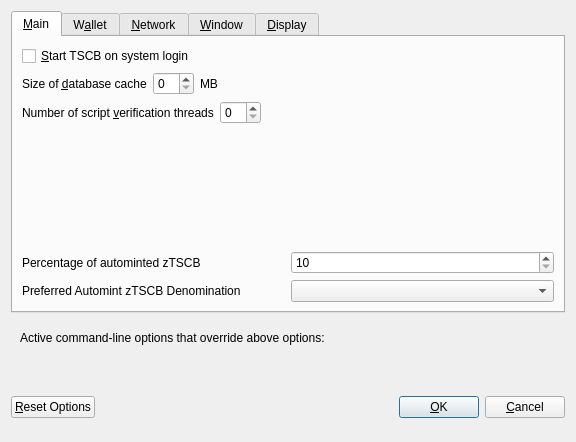
<?xml version="1.0" encoding="UTF-8"?>
<ui version="4.0">
 <class>OptionsDialog</class>
 <widget class="QDialog" name="OptionsDialog">
  <property name="geometry">
   <rect>
    <x>0</x>
    <y>0</y>
    <width>576</width>
    <height>442</height>
   </rect>
  </property>
  <property name="windowTitle">
   <string>Options</string>
  </property>
  <property name="modal">
   <bool>true</bool>
  </property>
  <layout class="QVBoxLayout" name="verticalLayout">
   <item>
    <widget class="QTabWidget" name="tabWidget">
     <property name="currentIndex">
      <number>0</number>
     </property>
     <widget class="QWidget" name="tabMain">
      <attribute name="title">
       <string>&amp;Main</string>
      </attribute>
      <layout class="QVBoxLayout" name="verticalLayout_Main">
       <item>
        <widget class="QCheckBox" name="bitcoinAtStartup">
         <property name="toolTip">
          <string>Automatically start TSCB after logging in to the system.</string>
         </property>
         <property name="text">
          <string>&amp;Start TSCB on system login</string>
         </property>
        </widget>
       </item>
       <item>
        <layout class="QHBoxLayout" name="horizontalLayout_2_Main">
         <item>
          <widget class="QLabel" name="databaseCacheLabel">
           <property name="text">
            <string>Size of &amp;database cache</string>
           </property>
           <property name="textFormat">
            <enum>Qt::PlainText</enum>
           </property>
           <property name="buddy">
            <cstring>databaseCache</cstring>
           </property>
          </widget>
         </item>
         <item>
          <widget class="QSpinBox" name="databaseCache"/>
         </item>
         <item>
          <widget class="QLabel" name="databaseCacheUnitLabel">
           <property name="text">
            <string>MB</string>
           </property>
           <property name="textFormat">
            <enum>Qt::PlainText</enum>
           </property>
          </widget>
         </item>
         <item>
          <spacer name="horizontalSpacer_2_Main">
           <property name="orientation">
            <enum>Qt::Horizontal</enum>
           </property>
           <property name="sizeHint" stdset="0">
            <size>
             <width>40</width>
             <height>20</height>
            </size>
           </property>
          </spacer>
         </item>
        </layout>
       </item>
       <item>
        <layout class="QHBoxLayout" name="horizontalLayout_3_Main">
         <item>
          <widget class="QLabel" name="threadsScriptVerifLabel">
           <property name="text">
            <string>Number of script &amp;verification threads</string>
           </property>
           <property name="textFormat">
            <enum>Qt::PlainText</enum>
           </property>
           <property name="buddy">
            <cstring>threadsScriptVerif</cstring>
           </property>
          </widget>
         </item>
         <item>
          <widget class="QSpinBox" name="threadsScriptVerif">
           <property name="toolTip">
            <string>(0 = auto, &lt;0 = leave that many cores free)</string>
           </property>
          </widget>
         </item>
         <item>
          <spacer name="horizontalSpacer_3_Main">
           <property name="orientation">
            <enum>Qt::Horizontal</enum>
           </property>
           <property name="sizeHint" stdset="0">
            <size>
             <width>40</width>
             <height>20</height>
            </size>
           </property>
          </spacer>
         </item>
        </layout>
       </item>
       <item>
        <spacer name="verticalSpacer_2">
         <property name="orientation">
          <enum>Qt::Vertical</enum>
         </property>
         <property name="sizeHint" stdset="0">
          <size>
           <width>20</width>
           <height>40</height>
          </size>
         </property>
        </spacer>
       </item>
       <item>
        <layout class="QHBoxLayout" name="horizontalLayout_3">
         <item>
          <widget class="QLabel" name="percentage_label">
           <property name="toolTip">
            <string>Percentage of incoming TSCB which get automatically converted to zTSCB via Zerocoin Protocol (min: 10%)</string>
           </property>
           <property name="text">
            <string>Percentage of autominted zTSCB</string>
           </property>
          </widget>
         </item>
         <item>
          <widget class="QSpinBox" name="zeromintPercentage">
           <property name="minimum">
            <number>10</number>
           </property>
           <property name="maximum">
            <number>100</number>
           </property>
          </widget>
         </item>
        </layout>
       </item>
       <item>
        <layout class="QHBoxLayout" name="horizontalLayout" stretch="0,0">
         <property name="sizeConstraint">
          <enum>QLayout::SetFixedSize</enum>
         </property>
         <item>
          <widget class="QLabel" name="labelPreferredDenom">
           <property name="maximumSize">
            <size>
             <width>16777215</width>
             <height>16777215</height>
            </size>
           </property>
           <property name="toolTip">
            <string>Wait with automatic conversion to Zerocoin until enough TSCB for this denomination is available</string>
           </property>
           <property name="text">
            <string>Preferred Automint zTSCB Denomination</string>
           </property>
          </widget>
         </item>
         <item>
          <widget class="QComboBox" name="preferredDenom">
           <property name="maximumSize">
            <size>
             <width>16777215</width>
             <height>27</height>
            </size>
           </property>
           <property name="toolTip">
            <string>Wait with automatic conversion to Zerocoin until enough TSCB for this denomination is available</string>
           </property>
           <property name="maxVisibleItems">
            <number>9</number>
           </property>
           <property name="maxCount">
            <number>9</number>
           </property>
          </widget>
         </item>
        </layout>
       </item>
      </layout>
     </widget>
     <widget class="QWidget" name="tabWallet">
      <attribute name="title">
       <string>W&amp;allet</string>
      </attribute>
      <layout class="QVBoxLayout" name="verticalLayout_Wallet">
       <item>
        <widget class="QGroupBox" name="groupBox">
         <property name="title">
          <string>Expert</string>
         </property>
         <layout class="QVBoxLayout" name="verticalLayout_2">
          <item>
           <widget class="QCheckBox" name="coinControlFeatures">
            <property name="toolTip">
             <string>Whether to show coin control features or not.</string>
            </property>
            <property name="text">
             <string>Enable coin &amp;control features</string>
            </property>
           </widget>
          </item>
          <item>
           <widget class="QCheckBox" name="showMasternodesTab">
            <property name="toolTip">
             <string>Show additional tab listing all your masternodes in first sub-tab&lt;br/&gt;and all masternodes on the network in second sub-tab.</string>
            </property>
            <property name="text">
             <string>Show Masternodes Tab</string>
            </property>
           </widget>
          </item>
          <item>
           <widget class="QCheckBox" name="spendZeroConfChange">
            <property name="toolTip">
             <string>If you disable the spending of unconfirmed change, the change from a transaction&lt;br/&gt;cannot be used until that transaction has at least one confirmation.&lt;br/&gt;This also affects how your balance is computed.</string>
            </property>
            <property name="text">
             <string>&amp;Spend unconfirmed change</string>
            </property>
           </widget>
          </item>
         </layout>
        </widget>
       </item>
       <item>
        <spacer name="verticalSpacer_Wallet">
         <property name="orientation">
          <enum>Qt::Vertical</enum>
         </property>
         <property name="sizeHint" stdset="0">
          <size>
           <width>20</width>
           <height>40</height>
          </size>
         </property>
        </spacer>
       </item>
      </layout>
     </widget>
     <widget class="QWidget" name="tabNetwork">
      <attribute name="title">
       <string>&amp;Network</string>
      </attribute>
      <layout class="QVBoxLayout" name="verticalLayout_Network">
       <item>
        <widget class="QCheckBox" name="mapPortUpnp">
         <property name="toolTip">
          <string>Automatically open the TSCB client port on the router. This only works when your router supports UPnP and it is enabled.</string>
         </property>
         <property name="text">
          <string>Map port using &amp;UPnP</string>
         </property>
        </widget>
       </item>
       <item>
        <widget class="QCheckBox" name="allowIncoming">
         <property name="toolTip">
          <string>Accept connections from outside</string>
         </property>
         <property name="text">
          <string>Allow incoming connections</string>
         </property>
        </widget>
       </item>
       <item>
        <widget class="QCheckBox" name="connectSocks">
         <property name="toolTip">
          <string>Connect to the TSCB network through a SOCKS5 proxy.</string>
         </property>
         <property name="text">
          <string>&amp;Connect through SOCKS5 proxy (default proxy):</string>
         </property>
        </widget>
       </item>
       <item>
        <layout class="QHBoxLayout" name="horizontalLayout_1_Network">
         <item>
          <widget class="QLabel" name="proxyIpLabel">
           <property name="text">
            <string>Proxy &amp;IP:</string>
           </property>
           <property name="textFormat">
            <enum>Qt::PlainText</enum>
           </property>
           <property name="buddy">
            <cstring>proxyIp</cstring>
           </property>
          </widget>
         </item>
         <item>
          <widget class="QValidatedLineEdit" name="proxyIp">
           <property name="minimumSize">
            <size>
             <width>140</width>
             <height>0</height>
            </size>
           </property>
           <property name="maximumSize">
            <size>
             <width>140</width>
             <height>16777215</height>
            </size>
           </property>
           <property name="toolTip">
            <string>IP address of the proxy (e.g. IPv4: 127.0.0.1 / IPv6: ::1)</string>
           </property>
          </widget>
         </item>
         <item>
          <widget class="QLabel" name="proxyPortLabel">
           <property name="text">
            <string>&amp;Port:</string>
           </property>
           <property name="textFormat">
            <enum>Qt::PlainText</enum>
           </property>
           <property name="buddy">
            <cstring>proxyPort</cstring>
           </property>
          </widget>
         </item>
         <item>
          <widget class="QLineEdit" name="proxyPort">
           <property name="minimumSize">
            <size>
             <width>55</width>
             <height>0</height>
            </size>
           </property>
           <property name="maximumSize">
            <size>
             <width>55</width>
             <height>16777215</height>
            </size>
           </property>
           <property name="toolTip">
            <string>Port of the proxy (e.g. 9050)</string>
           </property>
          </widget>
         </item>
         <item>
          <spacer name="horizontalSpacer_1_Network">
           <property name="orientation">
            <enum>Qt::Horizontal</enum>
           </property>
           <property name="sizeHint" stdset="0">
            <size>
             <width>40</width>
             <height>20</height>
            </size>
           </property>
          </spacer>
         </item>
        </layout>
       </item>
       <item>
        <spacer name="verticalSpacer_Network">
         <property name="orientation">
          <enum>Qt::Vertical</enum>
         </property>
         <property name="sizeHint" stdset="0">
          <size>
           <width>20</width>
           <height>40</height>
          </size>
         </property>
        </spacer>
       </item>
      </layout>
     </widget>
     <widget class="QWidget" name="tabWindow">
      <attribute name="title">
       <string>&amp;Window</string>
      </attribute>
      <layout class="QVBoxLayout" name="verticalLayout_Window">
       <item>
        <widget class="QCheckBox" name="minimizeToTray">
         <property name="toolTip">
          <string>Show only a tray icon after minimizing the window.</string>
         </property>
         <property name="text">
          <string>&amp;Minimize to the tray instead of the taskbar</string>
         </property>
        </widget>
       </item>
       <item>
        <widget class="QCheckBox" name="minimizeOnClose">
         <property name="toolTip">
          <string>Minimize instead of exit the application when the window is closed. When this option is enabled, the application will be closed only after selecting Quit in the menu.</string>
         </property>
         <property name="text">
          <string>M&amp;inimize on close</string>
         </property>
        </widget>
       </item>
       <item>
        <spacer name="verticalSpacer_Window">
         <property name="orientation">
          <enum>Qt::Vertical</enum>
         </property>
         <property name="sizeHint" stdset="0">
          <size>
           <width>20</width>
           <height>40</height>
          </size>
         </property>
        </spacer>
       </item>
      </layout>
     </widget>
     <widget class="QWidget" name="tabDisplay">
      <attribute name="title">
       <string>&amp;Display</string>
      </attribute>
      <layout class="QVBoxLayout" name="verticalLayout_Display">
       <item>
        <layout class="QHBoxLayout" name="horizontalLayout_1_Display">
         <item>
          <widget class="QLabel" name="langLabel">
           <property name="text">
            <string>User Interface &amp;language:</string>
           </property>
           <property name="textFormat">
            <enum>Qt::PlainText</enum>
           </property>
           <property name="buddy">
            <cstring>lang</cstring>
           </property>
          </widget>
         </item>
         <item>
          <widget class="QValueComboBox" name="lang">
           <property name="toolTip">
            <string>The user interface language can be set here. This setting will take effect after restarting TSCB.</string>
           </property>
          </widget>
         </item>
        </layout>
       </item>
       <item>
        <widget class="QLabel" name="label_3">
         <property name="toolTip">
          <string notr="true"/>
         </property>
         <property name="statusTip">
          <string notr="true"/>
         </property>
         <property name="whatsThis">
          <string notr="true"/>
         </property>
         <property name="accessibleName">
          <string notr="true"/>
         </property>
         <property name="text">
          <string>Language missing or translation incomplete? Help contributing translations here:
https://www.transifex.com/TSCB-project/TSCB-project-translations</string>
         </property>
         <property name="wordWrap">
          <bool>true</bool>
         </property>
         <property name="openExternalLinks">
          <bool>true</bool>
         </property>
         <property name="textInteractionFlags">
          <set>Qt::TextBrowserInteraction</set>
         </property>
        </widget>
       </item>
       <item>
        <layout class="QHBoxLayout" name="horizontalLayout_4_Display" stretch="0,0">
         <item>
          <widget class="QLabel" name="themeLabel">
           <property name="text">
            <string>User Interface Theme:</string>
           </property>
          </widget>
         </item>
         <item>
          <widget class="QValueComboBox" name="theme"/>
         </item>
        </layout>
       </item>
       <item>
        <widget class="Line" name="line">
         <property name="orientation">
          <enum>Qt::Horizontal</enum>
         </property>
        </widget>
       </item>
       <item>
        <layout class="QHBoxLayout" name="horizontalLayout_2_Display">
         <item>
          <widget class="QLabel" name="unitLabel">
           <property name="text">
            <string>&amp;Unit to show amounts in:</string>
           </property>
           <property name="textFormat">
            <enum>Qt::PlainText</enum>
           </property>
           <property name="buddy">
            <cstring>unit</cstring>
           </property>
          </widget>
         </item>
         <item>
          <widget class="QValueComboBox" name="unit">
           <property name="toolTip">
            <string>Choose the default subdivision unit to show in the interface and when sending coins.</string>
           </property>
          </widget>
         </item>
        </layout>
       </item>
       <item>
        <layout class="QHBoxLayout" name="horizontalLayout_5_Display">
         <item>
          <widget class="QLabel" name="digitsLabel">
           <property name="text">
            <string>Decimal digits</string>
           </property>
          </widget>
         </item>
         <item>
          <widget class="QValueComboBox" name="digits"/>
         </item>
        </layout>
       </item>
       <item>
        <layout class="QHBoxLayout" name="horizontalLayout_3_Display">
         <item>
          <widget class="QLabel" name="thirdPartyTxUrlsLabel">
           <property name="toolTip">
            <string>Third party URLs (e.g. a block explorer) that appear in the transactions tab as context menu items. %s in the URL is replaced by transaction hash. Multiple URLs are separated by vertical bar |.</string>
           </property>
           <property name="text">
            <string>Third party transaction URLs</string>
           </property>
           <property name="buddy">
            <cstring>thirdPartyTxUrls</cstring>
           </property>
          </widget>
         </item>
         <item>
          <widget class="QLineEdit" name="thirdPartyTxUrls">
           <property name="toolTip">
            <string>Third party URLs (e.g. a block explorer) that appear in the transactions tab as context menu items. %s in the URL is replaced by transaction hash. Multiple URLs are separated by vertical bar |.</string>
           </property>
          </widget>
         </item>
        </layout>
       </item>
       <item>
        <spacer name="verticalSpacer">
         <property name="orientation">
          <enum>Qt::Vertical</enum>
         </property>
         <property name="sizeHint" stdset="0">
          <size>
           <width>20</width>
           <height>40</height>
          </size>
         </property>
        </spacer>
       </item>
      </layout>
     </widget>
    </widget>
   </item>
   <item>
    <widget class="QFrame" name="frame">
     <layout class="QVBoxLayout" name="verticalLayout_Bottom">
      <item>
       <layout class="QHBoxLayout" name="horizontalLayout_Bottom">
        <item>
         <widget class="QLabel" name="overriddenByCommandLineInfoLabel">
          <property name="text">
           <string>Active command-line options that override above options:</string>
          </property>
          <property name="textFormat">
           <enum>Qt::PlainText</enum>
          </property>
         </widget>
        </item>
        <item>
         <spacer name="horizontalSpacer_Bottom">
          <property name="orientation">
           <enum>Qt::Horizontal</enum>
          </property>
          <property name="sizeHint" stdset="0">
           <size>
            <width>40</width>
            <height>20</height>
           </size>
          </property>
         </spacer>
        </item>
       </layout>
      </item>
      <item>
       <widget class="QLabel" name="overriddenByCommandLineLabel">
        <property name="text">
         <string/>
        </property>
        <property name="textFormat">
         <enum>Qt::PlainText</enum>
        </property>
        <property name="wordWrap">
         <bool>true</bool>
        </property>
       </widget>
      </item>
     </layout>
    </widget>
   </item>
   <item>
    <layout class="QHBoxLayout" name="horizontalLayout_Buttons">
     <item>
      <widget class="QPushButton" name="resetButton">
       <property name="toolTip">
        <string>Reset all client options to default.</string>
       </property>
       <property name="text">
        <string>&amp;Reset Options</string>
       </property>
       <property name="autoDefault">
        <bool>false</bool>
       </property>
      </widget>
     </item>
     <item>
      <spacer name="horizontalSpacer_1">
       <property name="orientation">
        <enum>Qt::Horizontal</enum>
       </property>
       <property name="sizeHint" stdset="0">
        <size>
         <width>40</width>
         <height>48</height>
        </size>
       </property>
      </spacer>
     </item>
     <item>
      <widget class="QLabel" name="statusLabel">
       <property name="minimumSize">
        <size>
         <width>200</width>
         <height>0</height>
        </size>
       </property>
       <property name="font">
        <font>
         <weight>75</weight>
         <bold>true</bold>
        </font>
       </property>
       <property name="text">
        <string/>
       </property>
       <property name="textFormat">
        <enum>Qt::PlainText</enum>
       </property>
       <property name="wordWrap">
        <bool>true</bool>
       </property>
      </widget>
     </item>
     <item>
      <spacer name="horizontalSpacer_2">
       <property name="orientation">
        <enum>Qt::Horizontal</enum>
       </property>
       <property name="sizeHint" stdset="0">
        <size>
         <width>40</width>
         <height>48</height>
        </size>
       </property>
      </spacer>
     </item>
     <item>
      <widget class="QPushButton" name="okButton">
       <property name="text">
        <string>&amp;OK</string>
       </property>
       <property name="autoDefault">
        <bool>false</bool>
       </property>
       <property name="default">
        <bool>true</bool>
       </property>
      </widget>
     </item>
     <item>
      <widget class="QPushButton" name="cancelButton">
       <property name="text">
        <string>&amp;Cancel</string>
       </property>
       <property name="autoDefault">
        <bool>false</bool>
       </property>
      </widget>
     </item>
    </layout>
   </item>
  </layout>
 </widget>
 <customwidgets>
  <customwidget>
   <class>QValidatedLineEdit</class>
   <extends>QLineEdit</extends>
   <header>qvalidatedlineedit.h</header>
  </customwidget>
  <customwidget>
   <class>QValueComboBox</class>
   <extends>QComboBox</extends>
   <header>qvaluecombobox.h</header>
  </customwidget>
 </customwidgets>
 <resources/>
 <connections/>
</ui>
